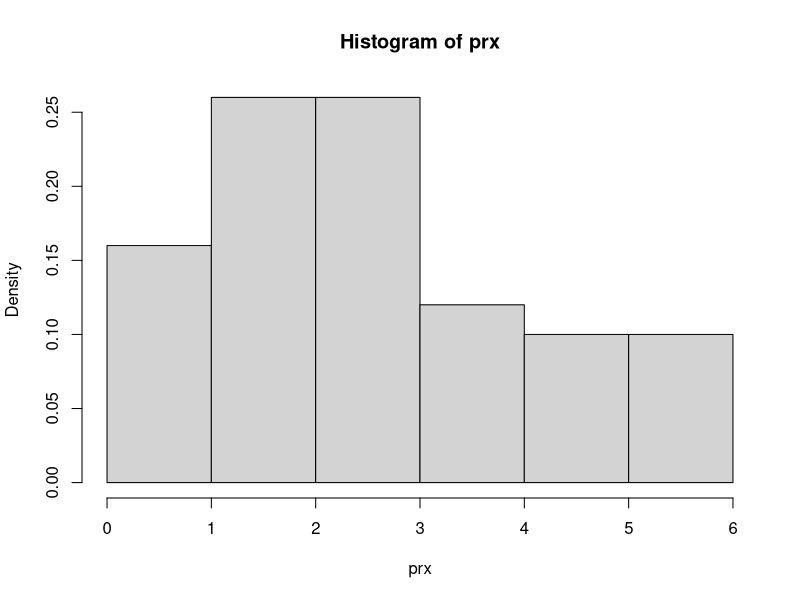
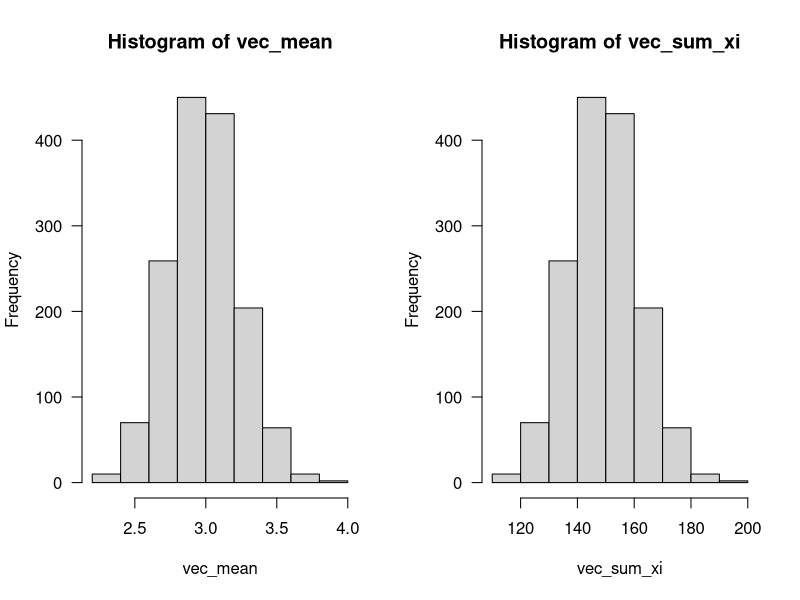
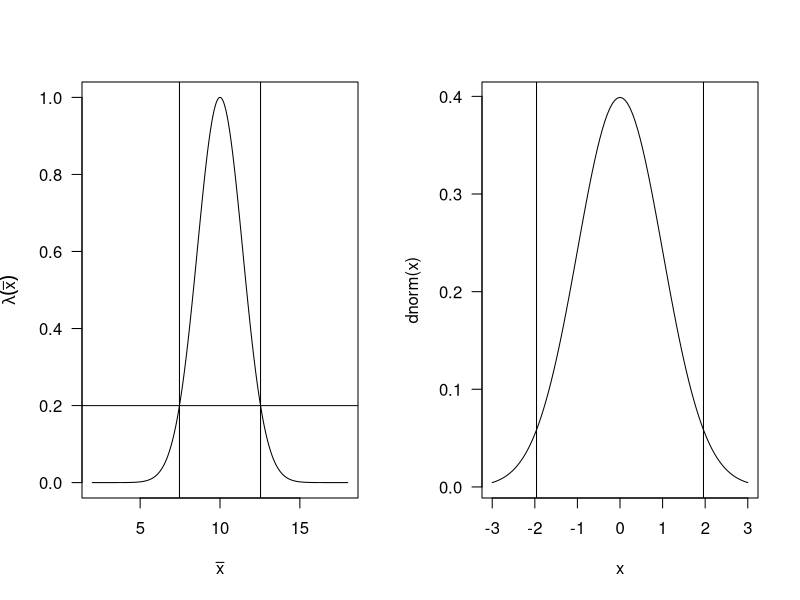

Reproduce these figures in R, in order.
# esta simulacion produce exactamente datos como los del problema
set.seed(5)
n <- 50
λ <- 3
prx <- rpois(n, λ)
hist(prx, freq = FALSE)

neg_log_like_pois <- function(x, lambda) {
  # log true para log transformar
  ll <- dpois(x, lambda = lambda, log = TRUE)
  # log like negativa
  -sum(ll)
}

# como parametro inicial tomamos la desv de prx
par_inicial <- sd(prx)
# colocamos los argumentos de nlmQ
est_coef <- nlm(f = neg_log_like_pois, p = par_inicial, x = prx)
est_coef

# experimentos Monte Carlo
# cómo explorar esta solución? podemos realizar simulaciones
# con valores aleatorios, podemos saber si en 'diferentes' circunstancias
# podríamos obtener datos similares a prx. En particular, si el estimador
# MLE de λ es la media, podemos probarlo simulando el experimento aleatorio
# de n=50, lambda=media, nsim veces y ver qué tan frecuentemente
# encontraríamos resultados como los observados con el parámetro que estimamos
nsim <- 1500
vec_sum_xi <- rep(NA, nsim)
vec_mean <- rep(NA, nsim)

for (i in 1:nsim) {
  # usamos el estimador encontrado con MLE numerico
  rx_tmp <- rpois(n, est_coef$estimate)
  vec_mean[i] <- mean(rx_tmp)
  vec_sum_xi[i] <- sum(rx_tmp)
}

par(las = 1, mfrow = c(1, 2))
# graficamos las medias; 3 es el valor mas frecuente?
hist(vec_mean)
# graficamos la suma; 150 es el mas frecuente?
hist(vec_sum_xi)

mean(vec_mean)
mean(vec_sum_xi)

# ::::::::::::::::::::::::::::::::::::::::::::::::::::::::::::::::::::::::::::: #
## EJEMPLO DE LR
# ::::::::::::::::::::::::::::::::::::::::::::::::::::::::::::::::::::::::::::: #


lambda_fun <- function(x_bar) {
  exp(-(1 / 4) * (x_bar - 10)^2)
}

par(las = 1)
x_vec <- seq(2, 18, 0.001)
lx <- lambda_fun(x_vec)
plot(
  x_vec, lx,
  xlab = expression(bar(x)),
  ylab = expression(lambda(bar(x))),
  type = "l"
)
# notar que tiene centro en 10
# debemos hallar un lamda <= k
k <- max(lx[lx <= 0.2])
x1 <- x_vec[lx == k]
abline(h = k)
abline(v = x1)

# normal estandar
curve(dnorm(x), from = -3, to = 3)
alfa <- 0.05 / 2
abline(v = qnorm(p = c(alfa, 1 - alfa)))

qnorm(1 - alfa)
